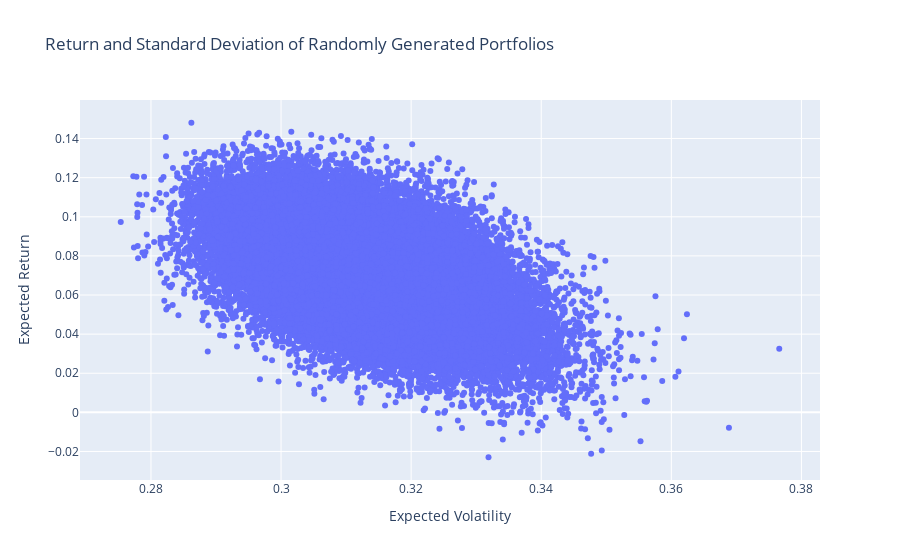

Here is the notebook cell this chart was saved with:
### Markdown cell above
# Plotting Return and Standard Deviation of Randomly Generated Portfolios

### Code cell
import plotly.graph_objects as go

# create scatter plot
fig = go.Figure(data=go.Scatter(x=port_stdevs, y=port_returns, mode='markers', marker=dict(symbol='circle', size=6)))

# add axis labels and title
fig.update_layout(xaxis_title='Expected Volatility', yaxis_title='Expected Return', title='Return and Standard Deviation of Randomly Generated Portfolios')

# show plot
fig.show()

### Figure 1 — Plotly figure (JSON) as saved in the notebook; plotly's stock layout.template omitted (floating-point values rounded to 4 significant figures; data arrays with more than 128 entries replaced by an {"elided": "..."} marker saying what was removed)
{"data": [{"marker": {"size": 6, "symbol": "circle"}, "mode": "markers", "type": "scatter", "x": {"elided": "50000 float values"}, "y": {"elided": "50000 float values"}}], "layout": {"title": {"text": "Return and Standard Deviation of Randomly Generated Portfolios"}, "xaxis": {"title": {"text": "Expected Volatility"}}, "yaxis": {"title": {"text": "Expected Return"}}}}
